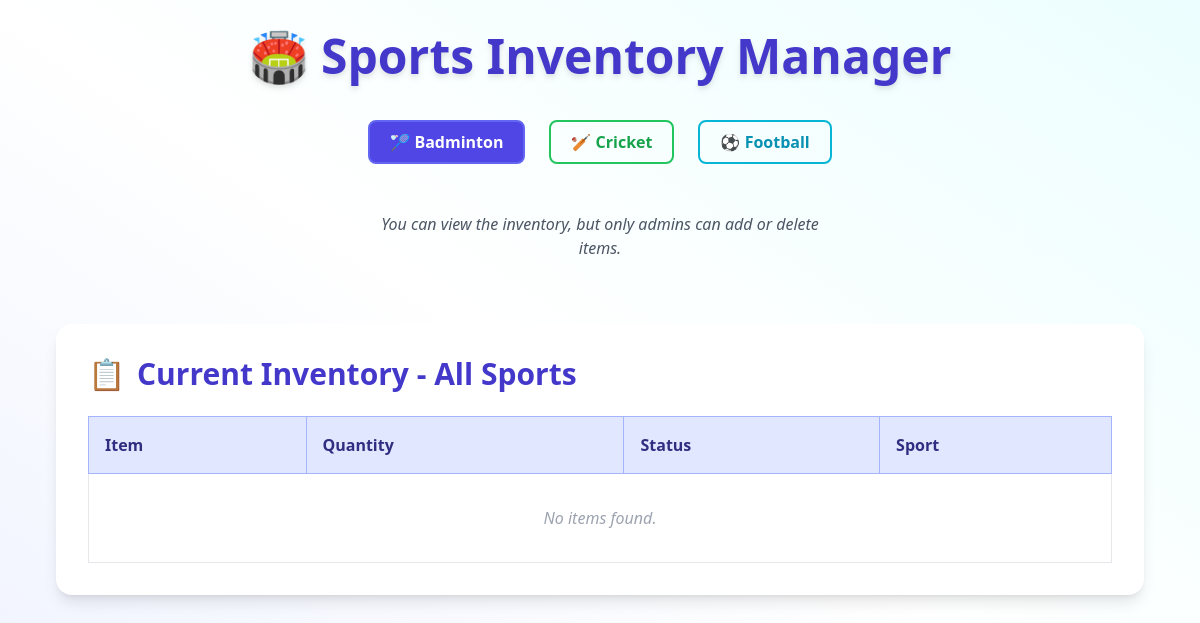
The app's page /inventory/, older data.
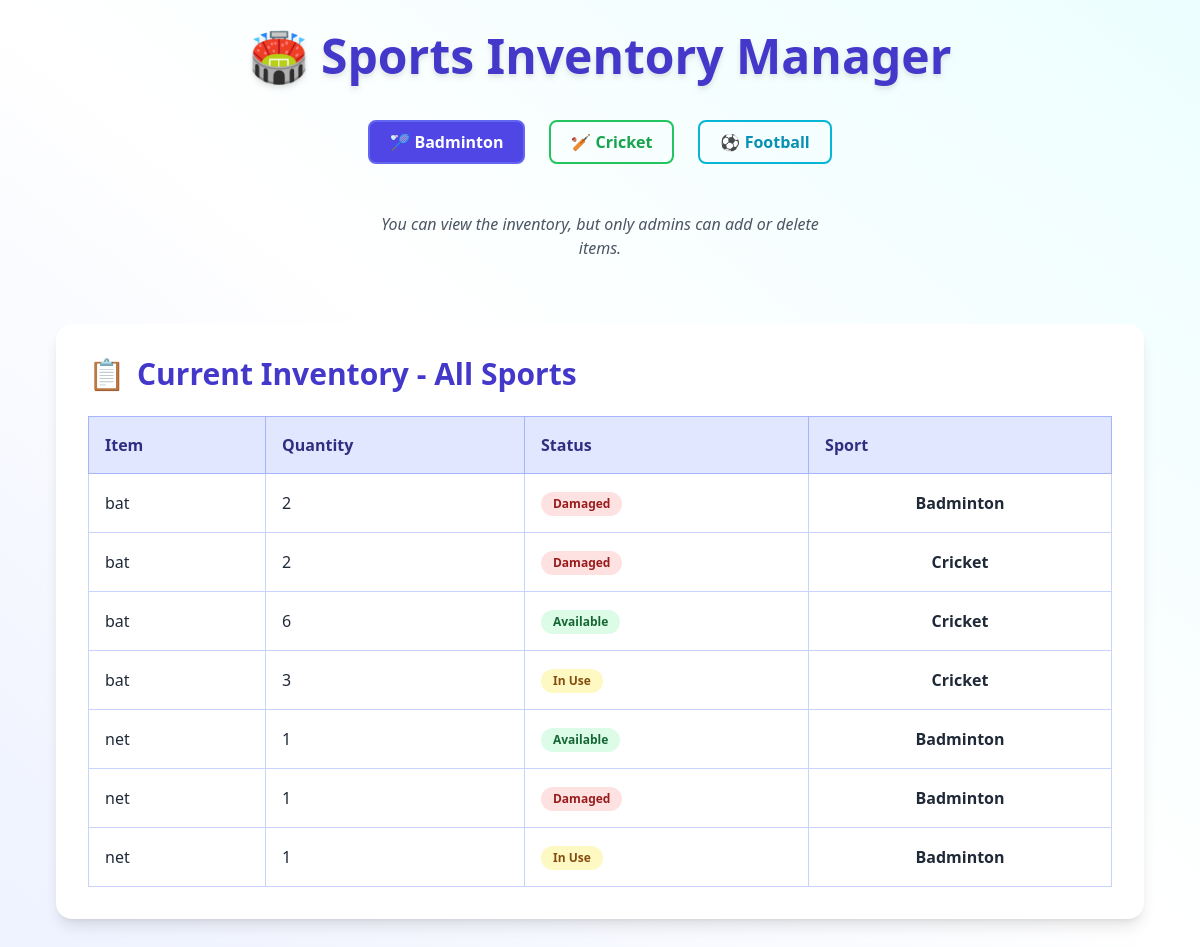
The same page, newer data.
### portal/models.py (models this page shows, shortened)
class InventoryItem(models.Model):
    STATUS_CHOICES = [
        ('Available', 'Available'),
        ('In Use', 'In Use'),
        ('Damaged', 'Damaged'),
    ]
    SPORT_CHOICES = [
        ('Badminton', 'Badminton'),
        ('Cricket', 'Cricket'),
        ('Football', 'Football'),
    ]
    name = models.CharField(max_length=100)
    quantity = models.PositiveIntegerField()
    status = models.CharField(max_length=20, choices=STATUS_CHOICES, default='Available')
    sport = models.CharField(max_length=20, choices=SPORT_CHOICES, default='Badminton')
    added_on = models.DateTimeField(auto_now_add=True)

### portal/views.py (the view)
# urls.py: path('inventory/', views.inventory_view, name='inventory'),
def inventory_view(request):
    selected_sport = request.GET.get('sport', 'All')
    if selected_sport == 'All':
        items = InventoryItem.objects.all().order_by('-added_on')
    else:
        items = InventoryItem.objects.filter(sport=selected_sport).order_by('-added_on')
    form = InventoryForm(request.POST or None) if request.user.is_staff else None
    if request.method == 'POST' and form and form.is_valid():
        form.save()
        return redirect('inventory')
    context = {
        'form': form,
        'items': items,
        'selected_sport': selected_sport,
        'sports': ['All', 'Badminton', 'Cricket', 'Football'],
    }
    return render(request, 'inventory.html', context)

### portal/templates/inventory.html (shortened to what the changed rows need)
{% load widget_tweaks %}
<!DOCTYPE html>
<html lang="en" >
<head>
  <script src="https://cdn.tailwindcss.com"></script>
</head>
<body class="bg-gradient-to-tr from-indigo-50 via-white to-cyan-50 min-h-screen font-sans text-gray-800">
  <div class="max-w-6xl mx-auto p-8">
    <h1 class="text-5xl font-extrabold mb-10 text-center text-indigo-700 drop-shadow-md">
      🏟️ Sports Inventory Manager
    </h1>
    <div class="bg-white p-8 rounded-2xl shadow-lg max-w-6xl mx-auto">
      <h2 class="text-3xl font-semibold mb-6 text-indigo-700 flex items-center space-x-3">
        <span>📋</span><span>Current Inventory -
          {% if request.GET.sport %}
            {{ request.GET.sport }}
          {% else %}
            All Sports
          {% endif %}
        </span>
      </h2>
      <table class="w-full text-left table-auto border-collapse border border-gray-200">
        <thead>
          <tr class="bg-indigo-100 text-indigo-900 font-semibold">
            <th class="p-4 border border-indigo-300">Item</th>
            <th class="p-4 border border-indigo-300">Quantity</th>
            <th class="p-4 border border-indigo-300">Status</th>
            <th class="p-4 border border-indigo-300">Sport</th>
          </tr>
        </thead>
        <tbody class="text-gray-800">
          {% for item in items %}
            {% if not request.GET.sport or item.sport == request.GET.sport %}
          <tr class="hover:bg-indigo-50 transition duration-150 cursor-pointer">
            <td class="p-4 border border-indigo-200 font-medium">{{ item.name }}</td>
            <td class="p-4 border border-indigo-200">{{ item.quantity }}</td>
            <td class="p-4 border border-indigo-200">
              <span class="inline-block px-3 py-1 text-xs rounded-full font-semibold
                {% if item.status == 'Available' %}
                  bg-green-100 text-green-800
                {% elif item.status == 'In Use' %}
                  bg-yellow-100 text-yellow-800
                {% else %}
                  bg-red-100 text-red-800
                {% endif %}
              ">
                {{ item.status }}
              </span>
            </td>
            <td class="p-4 border border-indigo-200 font-semibold text-center">{{ item.sport }}</td>
          </tr>
            {% endif %}
          {% empty %}
          <tr>
            <td colspan="{% if user.is_staff %}5{% else %}4{% endif %}" class="text-center p-8 text-gray-400 italic">
              No items found.
            </td>
          </tr>
          {% endfor %}
        </tbody>
      </table>
    </div>
  </div>
</body>
</html>

Row changes from the older to the newer data that the page shows:
added InventoryItem: name "bat", quantity "2", status "Damaged", sport "Badminton"
added InventoryItem: name "bat", quantity "2", status "Damaged", sport "Cricket"
added InventoryItem: name "bat", quantity "6", status "Available", sport "Cricket"
added InventoryItem: name "bat", quantity "3", status "In Use", sport "Cricket"
added InventoryItem: name "net", quantity "1", status "Available", sport "Badminton"
added InventoryItem: name "net", quantity "1", status "Damaged", sport "Badminton"
added InventoryItem: name "net", quantity "1", status "In Use", sport "Badminton"
Text that changed along with them:
text no longer shown: "No items found."
